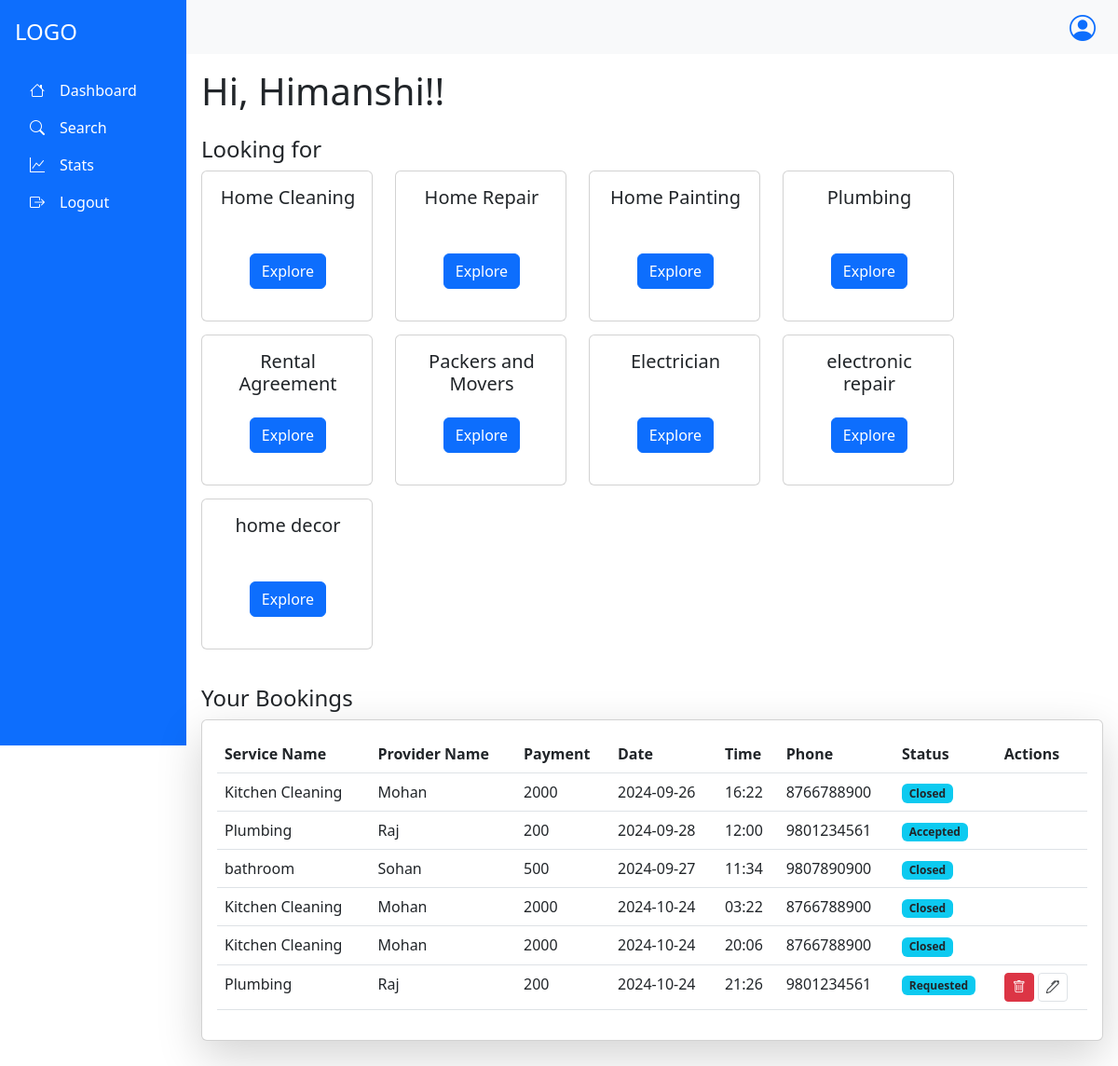
Page /customer/Dashboard (signed in) on the earlier database version.
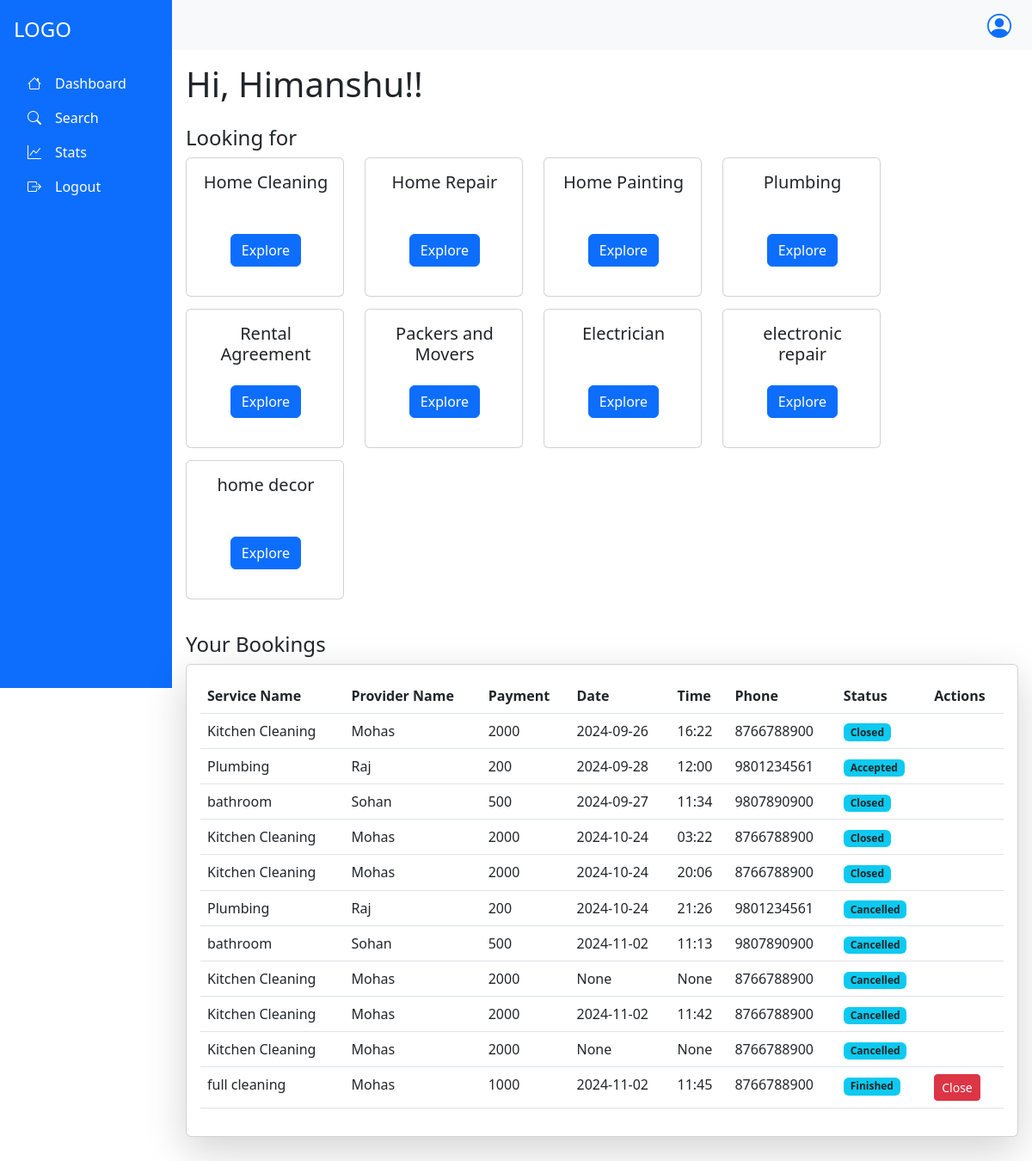
Same page on the later database version.
### app.py (models this page shows, shortened)
class Customer(db.Model,UserMixin):
    __tablename__="customer"
    c_id=db.Column(db.Integer, primary_key=True, autoincrement= True)
    c_name=db.Column(db.String,unique=True)
    c_address=db.Column(db.String)
    c_city=db.Column(db.String)
    c_email=db.Column(db.String,unique=True)
    c_password=db.Column(db.String)
    c_phone=db.Column(db.String)
    c_status=db.Column(db.String)
    c_warn=db.Column(db.Integer)
    c_warn_msg=db.Column(db.String)
    Sent_Request=db.relationship("Request",backref="cust")

class Services(db.Model):
    __tablename__="services"
    s_id=db.Column(db.Integer, primary_key=True, autoincrement= True)
    s_name=db.Column(db.String,unique=True)
    baseprice=db.Column(db.Integer)
    packages=db.relationship("Package", backref="service")
    Sproviders=db.relationship("ServiceProvider",backref="service")

class Request(db.Model):
    __tablename__="request"
    r_id=db.Column(db.Integer, primary_key=True, autoincrement= True)
    sp_id=db.Column(db.Integer, db.ForeignKey("serviceprovider.sp_id"),nullable=False)
    c_id=db.Column(db.Integer, db.ForeignKey("customer.c_id"),nullable=False)
    p_id=db.Column(db.Integer, db.ForeignKey("package.p_id"),nullable=False)
    r_date=db.Column(db.String)
    r_time=db.Column(db.String)
    r_address=db.Column(db.String)
    r_city=db.Column(db.String)
    r_message=db.Column(db.String)
    r_status=db.Column(db.String)
    r_rating=db.Column(db.Integer)
    all_messages=db.relationship("Messages",backref="req")

class Package(db.Model):
    __tablename__="package"
    p_id=db.Column(db.Integer, primary_key=True, autoincrement= True)
    p_name=db.Column(db.String,unique=True)
    p_price=db.Column(db.Integer)
    p_description=db.Column(db.String)
    p_rating=db.Column(db.Integer)
    s_id=db.Column(db.Integer, db.ForeignKey("services.s_id"),nullable=False)
    sp_id=db.Column(db.Integer, db.ForeignKey("serviceprovider.sp_id"),nullable=False)
    req=db.relationship("Request",backref="pack")

class ServiceProvider(db.Model,UserMixin):
    __tablename__='serviceprovider'
    sp_id=db.Column(db.Integer, primary_key=True, autoincrement= True)
    sp_name=db.Column(db.String,unique=True)
    sp_address=db.Column(db.String)
    sp_email=db.Column(db.String,unique=True)
    sp_password=db.Column(db.String)
    sp_exp=db.Column(db.Integer)
    sp_phone=db.Column(db.String)
    sp_city=db.Column(db.String)
    sp_rating=db.Column(db.Integer)
    sp_status=db.Column(db.String)
    sp_rfile=db.Column(db.String)
    sp_warn=db.Column(db.Integer)
    sp_warn_msg=db.Column(db.String)
    sp_servicename=db.Column(db.String,db.ForeignKey("services.s_name"))
    mypackages=db.relationship("Package", backref="servprovider")
    receive_request=db.relationship("Request",backref="servprovider")

### app.py (the view)
@app.route("/customer/Dashboard",methods=["GET","POST"])
@login_required
def Dashboard():
    if request.method=="GET":
        s=db.session.query(Services).all()
        serv=[]
        for ser in s:
            serv.append(ser.s_name)
        req=db.session.query(Request).filter_by(c_id=current_user.c_id).all()
        return render_template("/Customer/CustomerDashboard.html",servname=serv,requests=req,cu=current_user)

### app.py (called while the page is built)
@login_manager.user_loader
def load_user(user_id):
        utype,id=user_id.split("-")
        if utype=="c":
            return db.session.query(Customer).filter_by(c_id=id).first()
        elif utype=='sp':
            return db.session.query(ServiceProvider).filter_by(sp_id=id).first()
        else:
            return db.session.query(Admin).filter_by(admin_id=id).first()

### templates/Customer/CustomerDashboard.html (shortened to what this page needs)
{% extends "/Customer/customer_base.html" %}
{% block content %}
<h1 class="mb-4">Hi, {{cu.c_name}}!!</h1>
<div class="mb-5">
  <h4>Looking for</h4>
  <div class="row">
    {% for service in servname %}
    <div class="col-sm-6 mb-3" style="width:13rem; height:10rem;">
        <div class="card">
            <div class="card-body" style="width:184px; height:160px">
            <div class="d-flex justify-content-center text-center" style="width:152px; height:48px"><h5 class="card-title">{{service}}</h5></div>
            <div class="d-flex justify-content-center mt-4"><a href="/customer/search?sname={{service}}" class="btn btn-primary">Explore</a></div>
            </div>
        </div>
    </div>
    {% endfor %}
</div>
<h4 class="mt-4">Your Bookings</h4>
<div class="card shadow-lg">
  <div class="card-body">
      <table class="table">
          <thead>
              <tr>
                  <th>Service Name</th>
                  <th>Provider Name</th>
                  <th>Payment</th>
                  <th>Date</th>
                  <th>Time</th>
                  <th>Phone</th>
                  <th>Status</th>
                  <th>Actions</th>
              </tr>
          </thead>
          <tbody>
            {% for request in requests %}
              <tr>
                  <td>{{request.pack.p_name}}</td>
                  <td>{{request.servprovider.sp_name}}</td>
                  <td>{{request.pack.p_price}}</td>
                  <td>{{request.r_date}}</td>
                  <td>{{request.r_time}}</td>
                  <td>{{request.servprovider.sp_phone}}</td>
                  <td><span class="badge bg-info text-dark">{{request.r_status}}</span></td>
                  <td class="action-btns">
                      {% if request.r_status=="Requested" %}
                      <button class="btn btn-sm btn-danger" data-bs-toggle="modal" data-bs-target="#exampleModal">
                          <i class="bi bi-trash"></i>
                      </button>
                      <button class="btn btn-sm btn-white border" data-bs-toggle="modal" data-bs-target="#exampleModal2" >
                          <i class="bi bi-pen"></i>
                      </button>
                      {% elif request.r_status=="Finished" %}
                        <button class="btn btn-sm btn-danger" data-bs-toggle="modal" data-bs-target="#Finish">
                          Close
                        </button>
                          {% endif %}
                  </td>
              </tr>
            {% endfor %}
          </tbody>
      </table>
  </div>
</div>
{% endblock %}

### templates/Customer/customer_base.html (shortened to what this page needs)
<!DOCTYPE html>
<html lang="en">
<head>
  <link href="https://cdn.jsdelivr.net/npm/bootstrap@5.3.0-alpha3/dist/css/bootstrap.min.css" rel="stylesheet">
  <link rel="stylesheet" href="https://cdn.jsdelivr.net/npm/bootstrap-icons/font/bootstrap-icons.css">
</head>
<body>
    <div class="container-fluid">
      <div class="row min-vh-100 d-flex flex-column flex-md-row">
        <nav class="col-md-3 col-lg-2 d-flex flex-column bg-primary text-white p-3 vh-100 position-fixed">
            <div class="text-start py-1 mb-3">
              <h4 class="text-white">LOGO</h4>
            </div>
            <ul class="nav flex-column">
              <li class="nav-item">
                <a class="nav-link text-white" href="/customer/Dashboard"><i class="bi bi-house"></i><span class="px-3">Dashboard</span></a>
              </li>
              <li class="nav-item">
                <a class="nav-link text-white" href="/customer/search"><i class="bi bi-search"></i><span class="px-3">Search</span></a>
              </li>
              <li class="nav-item">
                <a class="nav-link text-white" href="/customer/stats"><i class="bi bi-graph-up"></i><span class="px-3">Stats</span></a>
              </li>
              <li class="nav-item">
                <a class="nav-link text-white" href="/logout"><i class="bi bi-box-arrow-right"></i><span class="px-3">Logout</span></a>
              </li>
            </ul>
        </nav>
        <div class="col-md-9 ms-sm-auto col-lg-10 px-md-0">
          <nav class="navbar navbar-expand-lg navbar-light bg-light w-100">
            <div class="dropdown ms-auto me-4">
              <a href="#" class="d-flex align-items-center text-decoration-none" id="dropdownUser" data-bs-toggle="dropdown" aria-expanded="false">
                <i class="bi bi-person-circle fs-3"></i>
              </a>
            </div>
          </nav>
          <main class="p-3">
            {% block content %}
            {% endblock %}
          </main>
        </div>
      </div>
    </div>
</body>
</html>

Differences in the rows shown:
changed Customer: c_name "Himanshi" → "Himanshu"
changed through a linked row, Request (number 1 of 11 on the later page): servprovider.sp_name "Mohan" → "Mohas"
changed through a linked row, Request (number 4 of 11 on the later page): servprovider.sp_name "Mohan" → "Mohas"
changed through a linked row, Request (number 5 of 11 on the later page): servprovider.sp_name "Mohan" → "Mohas"
changed Request (number 6 of 11 on the later page): r_status "Requested" → "Cancelled"
added Request: pack.p_name "bathroom", servprovider.sp_name "Sohan", pack.p_price "500", r_date "2024-11-02", r_time "11:13", servprovider.sp_phone "9807890900", r_status "Cancelled"
added Request: pack.p_name "Kitchen Cleaning", servprovider.sp_name "Mohas", pack.p_price "2000", r_date "None", r_time "None", servprovider.sp_phone "8766788900", r_status "Cancelled"
added Request: pack.p_name "Kitchen Cleaning", servprovider.sp_name "Mohas", pack.p_price "2000", r_date "2024-11-02", r_time "11:42", servprovider.sp_phone "8766788900", r_status "Cancelled"
added Request: pack.p_name "Kitchen Cleaning", servprovider.sp_name "Mohas", pack.p_price "2000", r_date "None", r_time "None", servprovider.sp_phone "8766788900", r_status "Cancelled"
added Request: pack.p_name "full cleaning", servprovider.sp_name "Mohas", pack.p_price "1000", r_date "2024-11-02", r_time "11:45", servprovider.sp_phone "8766788900", r_status "Finished"
